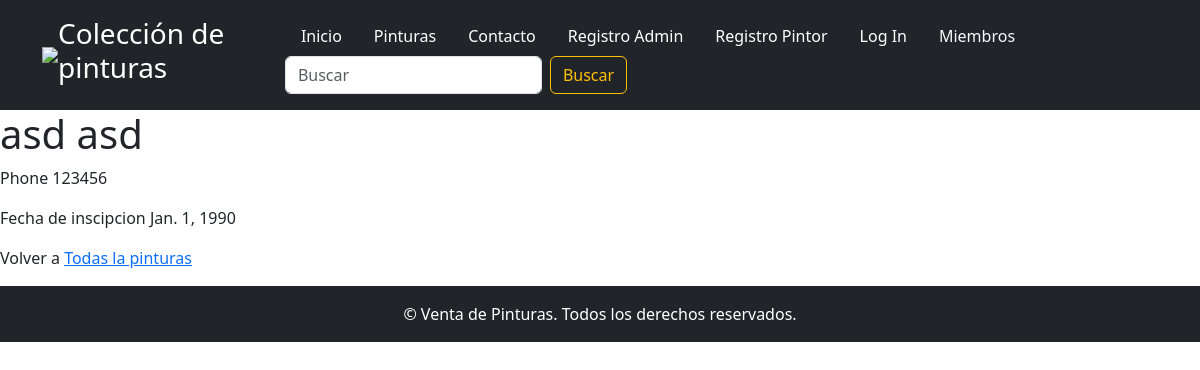
The app's page /pintores/detalles/1, older data.
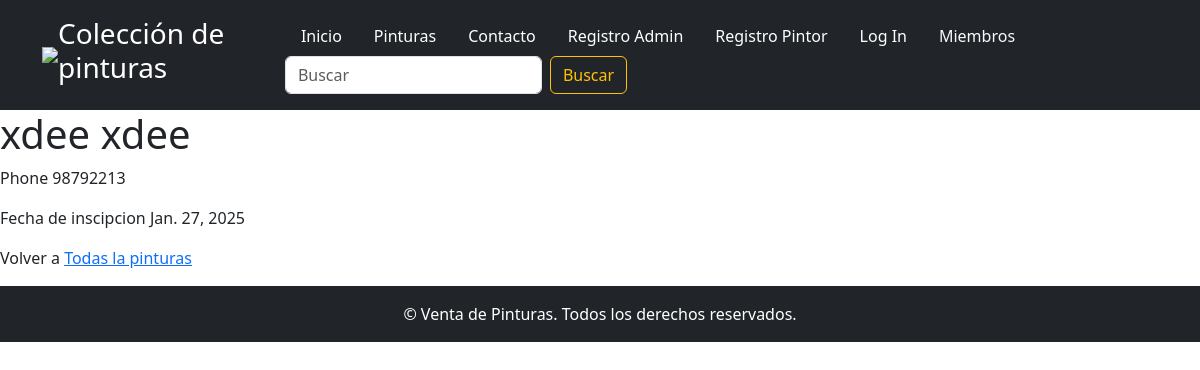
The same page, newer data.
### usuarios/models.py (models this page shows)
class Pintor(models.Model):
  firstname = models.CharField(max_length=50)
  lastname = models.CharField(max_length=50)
  email = models.EmailField(max_length=50)
  phone = models.IntegerField(null=True)
  joined_date = models.DateField(null=True)
  password = models.CharField(max_length=8)
  tipoUsuario = models.CharField(max_length=20, choices=[('admin', 'Admin'), ('pintor', 'pintor')], default='pintor')

### usuarios/views.py (the view)
# urls.py: path('pintores/detalles/<int:id>', views.detalles, name="detalles" ),
def detalles(request, id):
    pintor = Pintor.objects.get(id=id)
    template = loader.get_template('detalles.html')
    context ={
       'pintor':pintor
    }
    return HttpResponse(template.render(context,request))

### usuarios/templates/detalles.html (shortened to what this page needs)
{% extends "master.html" %}
{% block contenido %}
<head>
</head>
<body>
    <header>
        <h1>{{pintor.firstname}} {{pintor.lastname}}</h1>
    </header>
    <main>
        <p>Phone {{pintor.phone}}</p>
        <p>Fecha de inscipcion {{pintor.joined_date}}</p>
        <p>Volver a <a href="/pintores">Todas la pinturas</a></p>
    </main>
{% endblock %}

Row changes from the older to the newer data that the page shows:
changed Pintor: firstname "asd" → "xdee"; lastname "asd" → "xdee"; phone "123456" → "98792213"; joined_date "Jan. 1, 1990" → "Jan. 27, 2025"
